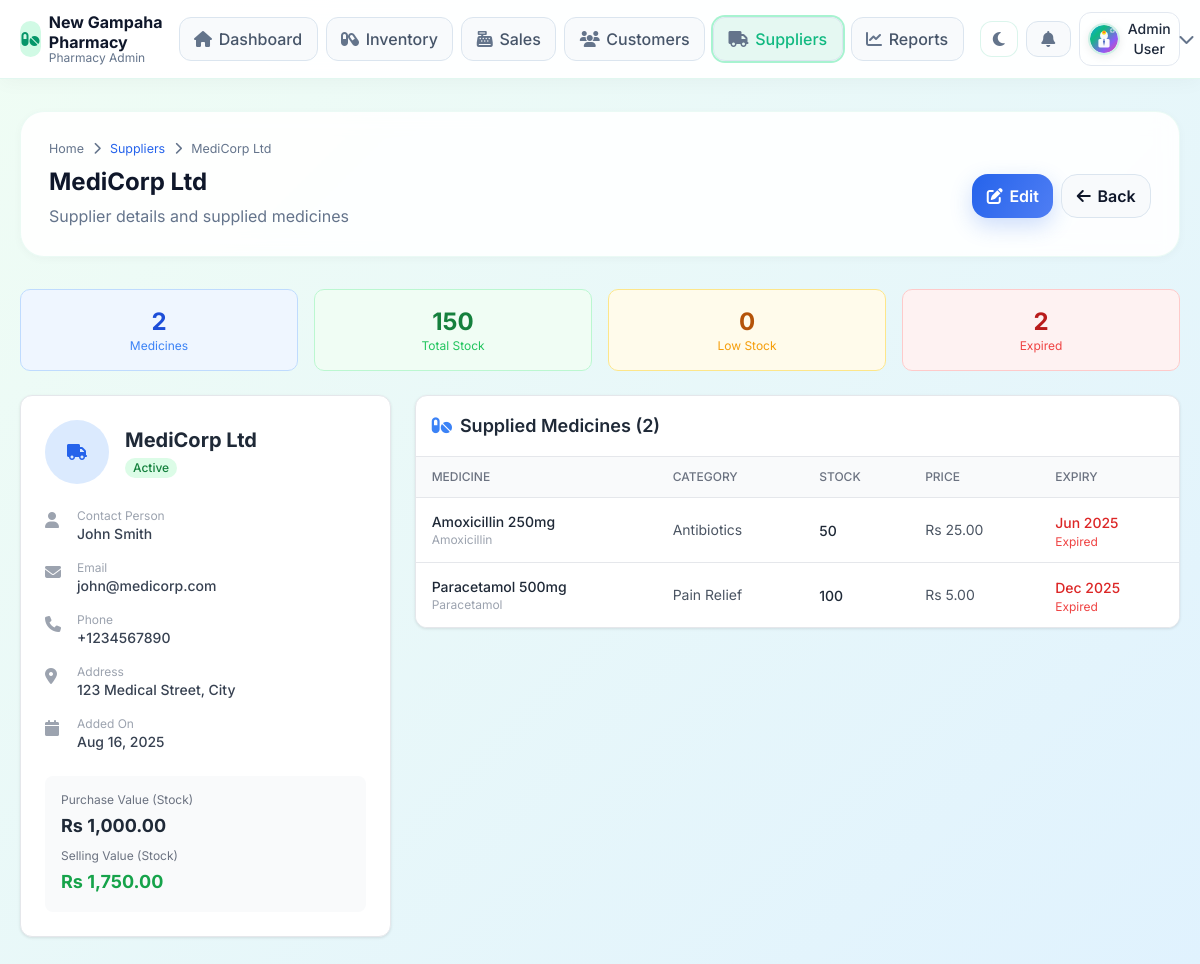
Page /admin/modules/suppliers/view_supplier.php?id=1 (signed in) on the committed database.
### tables this page shows
CREATE TABLE users (
    id INT PRIMARY KEY AUTO_INCREMENT,
    name VARCHAR(100) NOT NULL,
    email VARCHAR(100) UNIQUE NOT NULL,
    password VARCHAR(255) NOT NULL,
    role ENUM('admin', 'pharmacist', 'customer') NOT NULL DEFAULT 'customer',
    phone VARCHAR(20),
    address TEXT,
    profile_image VARCHAR(255),
    status ENUM('active', 'inactive') DEFAULT 'active',
    created_at TIMESTAMP DEFAULT CURRENT_TIMESTAMP,
    updated_at TIMESTAMP DEFAULT CURRENT_TIMESTAMP ON UPDATE CURRENT_TIMESTAMP
);

CREATE TABLE suppliers (
    id INT PRIMARY KEY AUTO_INCREMENT,
    name VARCHAR(100) NOT NULL,
    contact_person VARCHAR(100),
    email VARCHAR(100),
    phone VARCHAR(20),
    address TEXT,
    status ENUM('active', 'inactive') DEFAULT 'active',
    created_at TIMESTAMP DEFAULT CURRENT_TIMESTAMP,
    updated_at TIMESTAMP DEFAULT CURRENT_TIMESTAMP ON UPDATE CURRENT_TIMESTAMP
);

CREATE TABLE medicines (
    id INT PRIMARY KEY AUTO_INCREMENT,
    name VARCHAR(200) NOT NULL,
    generic_name VARCHAR(200),
    category_id INT,
    supplier_id INT,
    batch_number VARCHAR(50),
    barcode VARCHAR(100),
    description TEXT,
    dosage VARCHAR(100),
    unit VARCHAR(50) DEFAULT 'piece',
    purchase_price DECIMAL(10,2) NOT NULL,
    selling_price DECIMAL(10,2) NOT NULL,
    stock_quantity INT DEFAULT 0,
    min_stock_level INT DEFAULT 10,
    max_stock_level INT DEFAULT 1000,
    expiry_date DATE,
    manufacture_date DATE,
    prescription_required BOOLEAN DEFAULT FALSE,
    image VARCHAR(255),
    status ENUM('active', 'inactive', 'discontinued') DEFAULT 'active',
    created_at TIMESTAMP DEFAULT CURRENT_TIMESTAMP,
    updated_at TIMESTAMP DEFAULT CURRENT_TIMESTAMP ON UPDATE CURRENT_TIMESTAMP,
    FOREIGN KEY (category_id) REFERENCES categories(id),
    FOREIGN KEY (supplier_id) REFERENCES suppliers(id),
    INDEX idx_name (name),
    INDEX idx_barcode (barcode),
    INDEX idx_expiry (expiry_date)
);

CREATE TABLE categories (
    id INT PRIMARY KEY AUTO_INCREMENT,
    name VARCHAR(100) NOT NULL,
    description TEXT,
    status ENUM('active', 'inactive') DEFAULT 'active',
    created_at TIMESTAMP DEFAULT CURRENT_TIMESTAMP
);

### admin/modules/suppliers/view_supplier.php (the view, shortened to what the rows shown need)
<?php
require_once dirname(__DIR__, 2) . '/bootstrap.php';
$supplierId = $_GET['id'] ?? null;
try {
    $stmt = $pdo->prepare("SELECT * FROM suppliers WHERE id = ?");
    $stmt->execute([$supplierId]);
    $supplier = $stmt->fetch(PDO::FETCH_ASSOC);
    $stmt = $pdo->prepare("
        SELECT m.*, c.name as category_name
        FROM medicines m
        LEFT JOIN categories c ON m.category_id = c.id
        WHERE m.supplier_id = ? AND m.status = 'active'
        ORDER BY m.name ASC
    ");
    $stmt->execute([$supplierId]);
    $medicines = $stmt->fetchAll(PDO::FETCH_ASSOC);
} catch (Exception $e) {
    $error = $e->getMessage();
}
?>
<!DOCTYPE html>
<html lang="en" data-theme="<?php echo getThemeClass(); ?>">
<head>
    <?php include '../../includes/head.php'; ?>
</head>
<body class="pc-shell">
    <?php include '../../includes/navbar.php'; ?>
    <div class="pc-container">
        <div class="pc-page-header pc-animate">
            <div class="pc-breadcrumb">Home <i class="fas fa-chevron-right"></i> <a href="index.php" class="text-blue-600 hover:underline">Suppliers</a> <i class="fas fa-chevron-right"></i> <?php echo htmlspecialchars($supplier['name']); ?></div>
            <div class="flex justify-between items-center gap-4">
                <div>
                    <h1 class="pc-page-title"><?php echo htmlspecialchars($supplier['name']); ?></h1>
                    <p class="pc-page-subtitle">Supplier details and supplied medicines</p>
                </div>
                <div class="flex gap-2">
                </div>
            </div>
        </div>
        <div class="grid grid-cols-1 lg:grid-cols-3 gap-6">
            <div class="info-card p-6">
                <div class="flex items-center gap-4 mb-6">
                    <div>
                        <h2 class="text-xl font-bold text-gray-800"><?php echo htmlspecialchars($supplier['name']); ?></h2>
                        <span class="inline-flex items-center px-2 py-0.5 rounded-full text-xs font-medium
                            <?php echo $supplier['status'] === 'active' ? 'bg-green-100 text-green-700' : 'bg-red-100 text-red-700'; ?>">
                            <?php echo ucfirst($supplier['status']); ?>
                        </span>
                    </div>
                </div>
                <div class="space-y-4">
                    <?php if ($supplier['contact_person']): ?>
                        <div class="flex items-start gap-3">
                            <i class="fas fa-user text-gray-400 mt-1 w-5"></i>
                            <div>
                                <p class="text-xs text-gray-400">Contact Person</p>
                                <p class="text-sm font-medium text-gray-700"><?php echo htmlspecialchars($supplier['contact_person']); ?></p>
                            </div>
                        </div>
                    <?php endif; ?>
                    <?php if ($supplier['email']): ?>
                        <div class="flex items-start gap-3">
                            <i class="fas fa-envelope text-gray-400 mt-1 w-5"></i>
                            <div>
                                <p class="text-xs text-gray-400">Email</p>
                                <p class="text-sm font-medium text-gray-700"><?php echo htmlspecialchars($supplier['email']); ?></p>
                            </div>
                        </div>
                    <?php endif; ?>
                    <?php if ($supplier['phone']): ?>
                        <div class="flex items-start gap-3">
                            <i class="fas fa-phone text-gray-400 mt-1 w-5"></i>
                            <div>
                                <p class="text-xs text-gray-400">Phone</p>
                                <p class="text-sm font-medium text-gray-700"><?php echo htmlspecialchars($supplier['phone']); ?></p>
                            </div>
                        </div>
                    <?php endif; ?>
                    <?php if ($supplier['address']): ?>
                        <div class="flex items-start gap-3">
                            <i class="fas fa-map-marker-alt text-gray-400 mt-1 w-5"></i>
                            <div>
                                <p class="text-xs text-gray-400">Address</p>
                                <p class="text-sm font-medium text-gray-700"><?php echo htmlspecialchars($supplier['address']); ?></p>
                            </div>
                        </div>
                    <?php endif; ?>
                    <div class="flex items-start gap-3">
                        <div>
                            <p class="text-xs text-gray-400">Added On</p>
                            <p class="text-sm font-medium text-gray-700"><?php echo date('M d, Y', strtotime($supplier['created_at'])); ?></p>
                        </div>
                    </div>
                </div>
            </div>
            <div class="lg:col-span-2">
                <div class="info-card">
                    <?php if (empty($medicines)): ?>
                        <div class="p-8 text-center">
                            <i class="fas fa-pills text-4xl text-gray-300 mb-3"></i>
                            <p class="text-gray-500">No medicines from this supplier yet</p>
                        </div>
                    <?php else: ?>
                        <div class="overflow-x-auto">
                            <table class="min-w-full divide-y divide-gray-200">
                                <thead class="bg-gray-50">
                                    <tr>
                                        <th class="px-4 py-3 text-left text-xs font-medium text-gray-500 uppercase">Medicine</th>
                                        <th class="px-4 py-3 text-left text-xs font-medium text-gray-500 uppercase">Category</th>
                                        <th class="px-4 py-3 text-left text-xs font-medium text-gray-500 uppercase">Stock</th>
                                        <th class="px-4 py-3 text-left text-xs font-medium text-gray-500 uppercase">Price</th>
                                        <th class="px-4 py-3 text-left text-xs font-medium text-gray-500 uppercase">Expiry</th>
                                    </tr>
                                </thead>
                                <tbody class="bg-white divide-y divide-gray-200">
                                    <?php foreach ($medicines as $med): ?>
                                        <?php
                                        $isLowStock = $med['stock_quantity'] <= $med['min_stock_level'];
                                        $isExpired = $med['expiry_date'] && strtotime($med['expiry_date']) < time();
                                        ?>
                                        <tr class="hover:bg-gray-50">
                                            <td class="px-4 py-3">
                                                <p class="text-sm font-medium text-gray-800"><?php echo htmlspecialchars($med['name']); ?></p>
                                                <?php if ($med['generic_name']): ?>
                                                    <p class="text-xs text-gray-400"><?php echo htmlspecialchars($med['generic_name']); ?></p>
                                                <?php endif; ?>
                                            </td>
                                            <td class="px-4 py-3 text-sm text-gray-600"><?php echo htmlspecialchars($med['category_name'] ?? 'N/A'); ?></td>
                                            <td class="px-4 py-3">
                                                <span class="text-sm font-medium <?php echo $isLowStock ? 'text-red-600' : 'text-gray-800'; ?>">
                                                    <?php echo $med['stock_quantity']; ?>
                                                </span>
                                            </td>
                                            <td class="px-4 py-3 text-sm text-gray-600">Rs <?php echo number_format($med['selling_price'], 2); ?></td>
                                            <td class="px-4 py-3">
                                                <span class="text-sm <?php echo $isExpired ? 'text-red-600 font-medium' : 'text-gray-600'; ?>">
                                                    <?php echo $med['expiry_date'] ? date('M Y', strtotime($med['expiry_date'])) : 'N/A'; ?>
                                                </span>
                                                <?php if ($isExpired): ?>
                                                    <span class="text-xs text-red-500 block">Expired</span>
                                                <?php endif; ?>
                                            </td>
                                        </tr>
                                    <?php endforeach; ?>
                                </tbody>
                            </table>
                        </div>
                    <?php endif; ?>
                </div>
            </div>
        </div>
    </div>
</body>
</html>

### admin/includes/navbar.php (shortened to what the rows shown need)
<?php
$profileImage = ($user && !empty($user['profile_image']))
  ? url('uploads/profiles/' . $user['profile_image'])
  : url('assets/images/default-avatar.svg');
?>
<nav
  class="sticky top-0 z-50 border-b border-slate-200/70 bg-white/92 backdrop-blur dark:bg-slate-900/95 dark:border-slate-700">
  <div class="pc-container !py-3">
    <div class="flex items-center justify-between gap-4">
      <div class="flex items-center gap-2">
        <div class="relative">
          <button
            class="flex items-center gap-2 rounded-xl border border-slate-200 dark:border-slate-700 px-2 py-1.5 hover:bg-emerald-50 dark:hover:bg-emerald-50/10 text-slate-700 dark:text-slate-100"
            onclick="toggleUserMenu()">
            <img src="<?php echo $profileImage; ?>" alt="Profile" class="h-8 w-8 rounded-full object-cover"
              onerror="this.src='<?php echo url('assets/images/default-avatar.svg'); ?>'">
            <span
              class="hidden lg:inline text-sm font-medium"><?php echo htmlspecialchars($user['name'] ?? 'User'); ?></span>
            <i class="fas fa-chevron-down text-xs text-slate-400"></i>
          </button>
        </div>
      </div>
    </div>
  </div>
</nav>

### rows in the picture
users: name "Admin User"
suppliers: name "MediCorp Ltd", status "Active", contact_person "John Smith", email "john@medicorp.com", phone "+1234567890", address "123 Medical Street, City", created_at "Aug 16, 2025"
medicines: name "Amoxicillin 250mg", generic_name "Amoxicillin", category.name "Antibiotics", stock_quantity "50", selling_price "25.00", expiry_date "Jun 2025", shows "Expired"
medicines: name "Paracetamol 500mg", generic_name "Paracetamol", category.name "Pain Relief", stock_quantity "100", selling_price "5.00", expiry_date "Dec 2025", shows "Expired"

### other values in the picture
$stats['total_medicines'] "2"
$stats['total_stock'] "150"
$stats['low_stock_count'] "0"
$stats['expired_count'] "2"
$stats['total_purchase_value'] "1,000.00"
$stats['total_selling_value'] "1,750.00"
count($medicines) "2"
